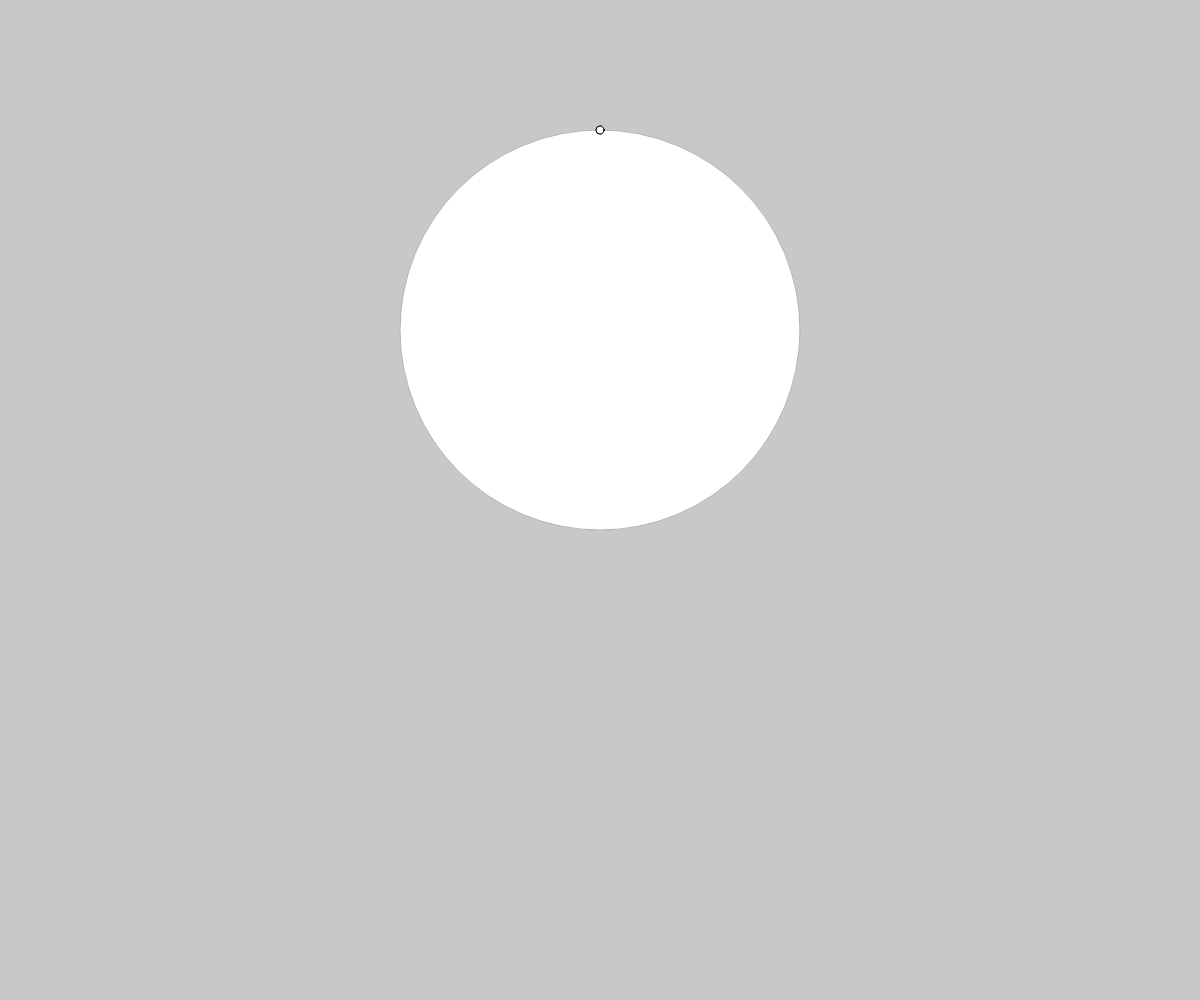
Frame 1 (no input)
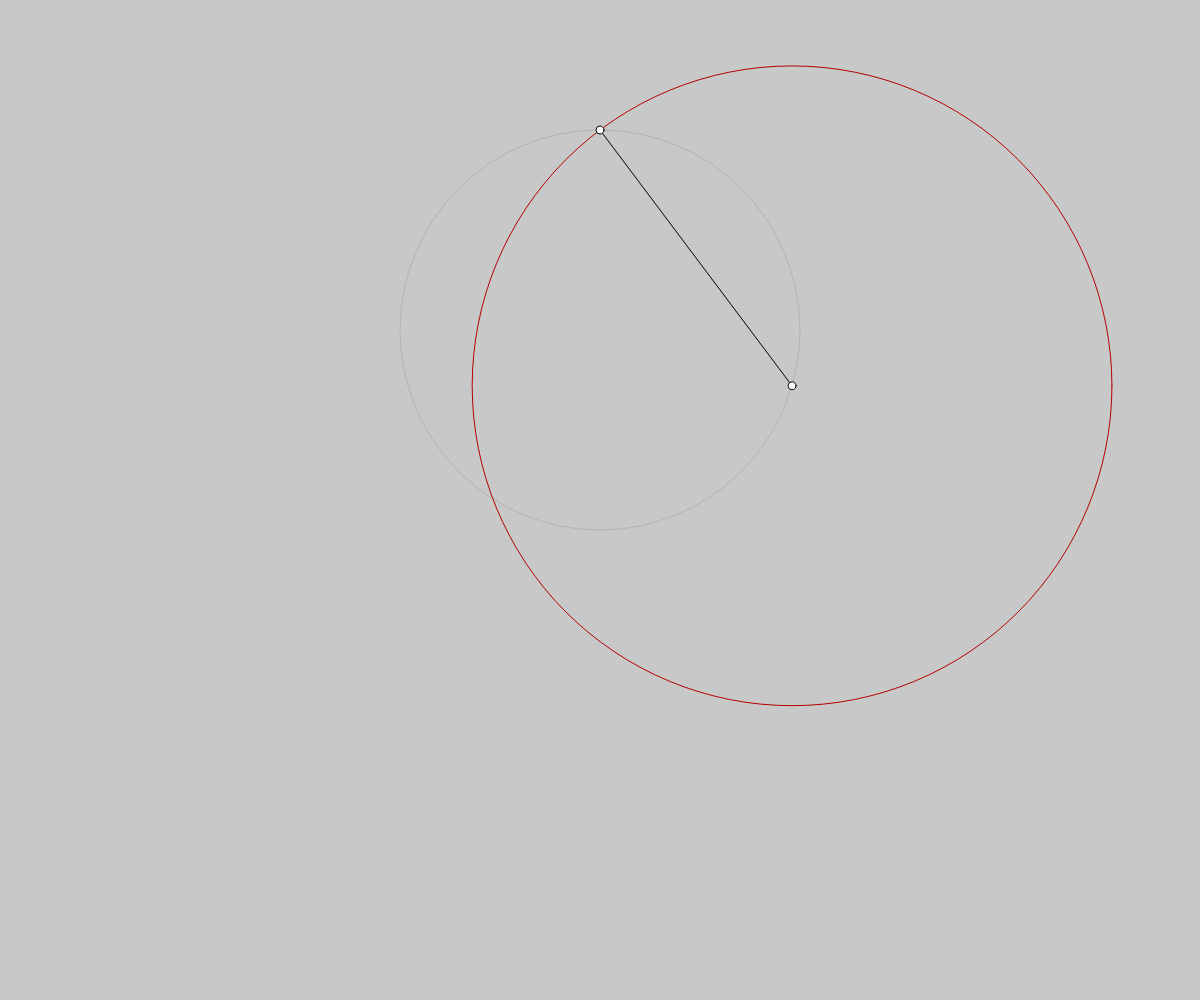
Frame 60 (no input)
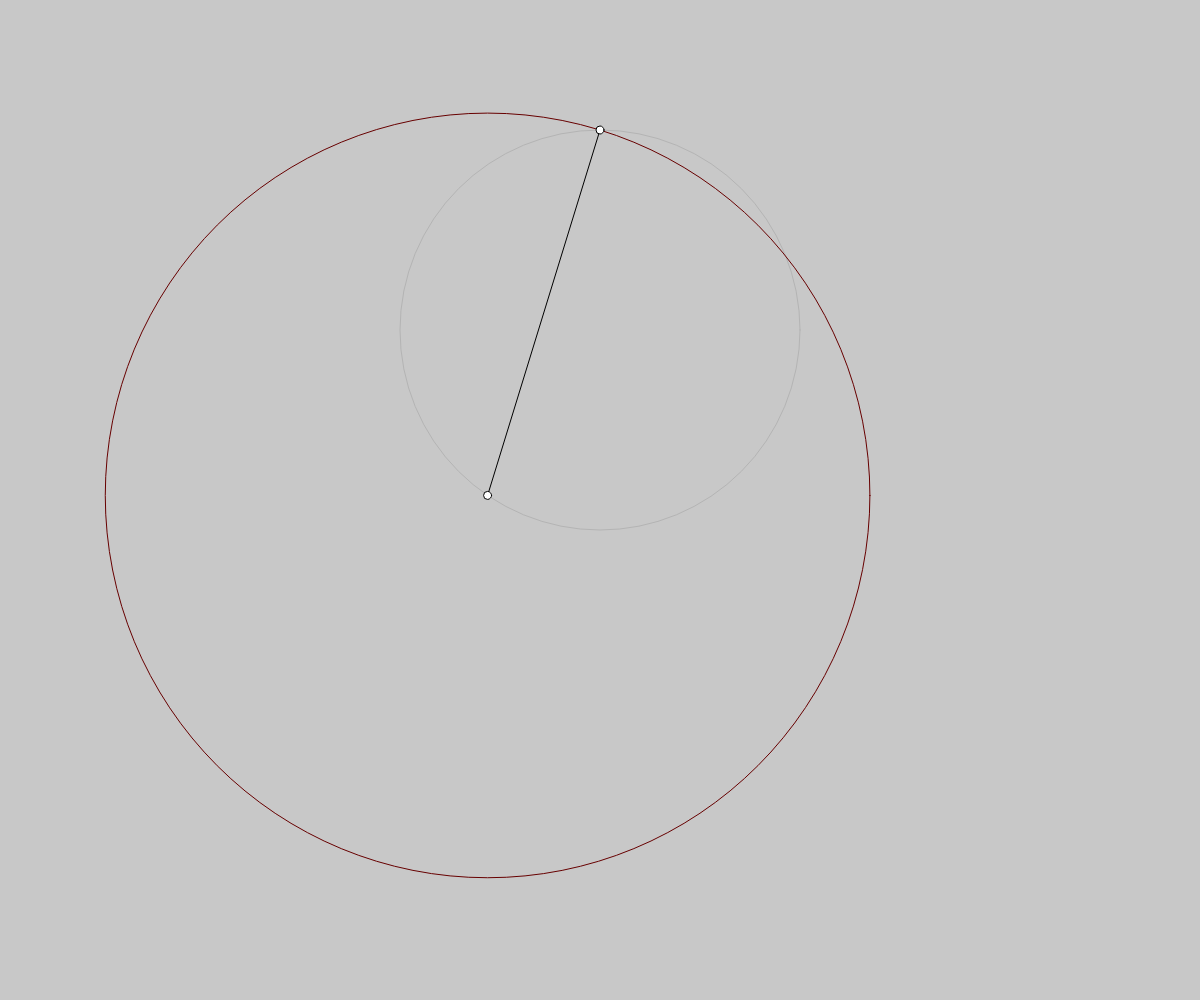
Frame 120 (the mouse pressed at the canvas centre since frame 60)

The p5.js sketch that drew these frames (run headless with seeded random() and noise() and a simulated clock; from frame 60 on, the mouse is pressed at the canvas centre):

// p5.js sketch
// ── sketch.js
var r;
var angle;
var step;
var x;
var y;
var trace;
var graphics;

function setup() {
  createCanvas(windowWidth, windowHeight);
  graphics = createGraphics(width, height);
  graphics.clear();
  background(200);
  r = height * 0.2;
  x = 0;
  y = -height * 0.17
  var trace = true;
  angle = PI / 2;
  step = TWO_PI / 200;
}

function draw() {


  background(200);

  

  if (trace) {


    // ellipse(width/2+x, height/2+y, 2 * r);
    graphics.noFill();
    // graphics.clear();
    graphics.stroke(map(angle, -3*PI/2, PI/2, 0, 255),0,0);
    graphics.ellipse(width / 2 + r * cos(angle), height / 2 - r * sin(angle) + y, 2 * dist(r * cos(angle), -r * sin(angle), r * (cos(PI / 2)), -r * sin(PI / 2)));
    image(graphics, 0, 0);



  } else {
    // background(200);
    stroke(180);
    ellipse(width /2 + x, height / 2 + y, 2 * r);
    stroke(0);
    line(width / 2 + r * cos(angle), height / 2 - r * sin(angle) + y, width / 2 + r * (cos(PI / 2)), height / 2 - r * sin(PI / 2)+y);
    stroke(map(angle, -3*PI/2, PI/2, 0, 255),0,0);
    ellipse(width / 2 + r * cos(angle), height / 2 - r * sin(angle) + y, 2 * dist(r * cos(angle), -r * sin(angle), r * (cos(PI / 2)), -r * sin(PI / 2)));
  stroke(0);
  }

    fill(255);
  ellipse(width / 2 + r * (cos(angle)), height / 2 - r * sin(angle) + y, 8);
  ellipse(width / 2 + r * (cos(PI / 2)), height / 2 - r * sin(PI / 2) + y, 8);
  noFill();




  angle -= step;
  if (angle <= -3 * Math.PI / 2) {
    angle = Math.PI / 2;
    background(200);
    graphics.clear();
    trace = !trace;
  }
}
